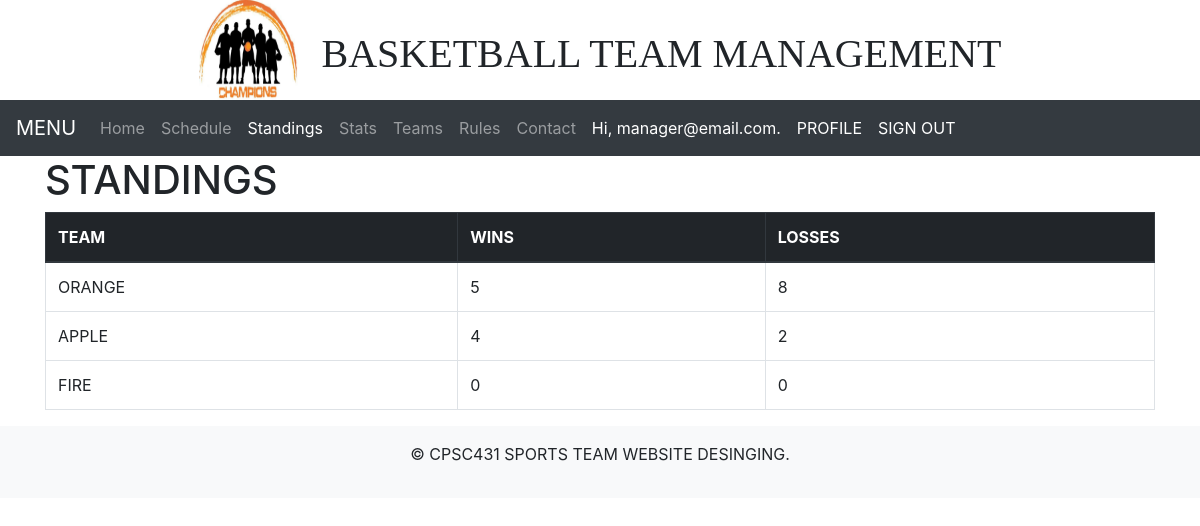
The page /view_standings.php (signed in) on the database its author committed.
### tables this page shows
CREATE TABLE TEAMS
(
  TEAM_ID INT(10) UNSIGNED NOT NULL AUTO_INCREMENT PRIMARY KEY,
  TMANAGER_ID INT(10) UNSIGNED NOT NULL,
  TEAM_NAME  VARCHAR(100),
  WIN TINYINT(3) UNSIGNED DEFAULT 0,
  LOSS TINYINT(3) UNSIGNED DEFAULT 0,

  FOREIGN KEY (TMANAGER_ID) REFERENCES MANAGER(MANAGER_ID)
);

### view_standings.php (the view, shortened to what this page needs)
<?php
     require "header.php";
?>
<head>
<link rel="stylesheet" href="https://maxcdn.bootstrapcdn.com/bootstrap/4.0.0/css/bootstrap.min.css">
</head>
<body>
  <nav class="navbar navbar-expand-lg navbar-dark bg-dark">
    <a class="navbar-brand" href="#">MENU</a>
    <div class="collapse navbar-collapse" id="navbarNavDropdown">
      <ul class="navbar-nav">
        <li class="nav-item">
          <a class="nav-link" href="regular_page.php">Home </a>
        </li>
        <li class="nav-item">
          <a class="nav-link" href="view_games.php">Schedule</a>
        </li>
        <li class="nav-item active">
          <a class="nav-link" href="view_standings.php">Standings</a>
        </li>
        <li class="nav-item">
          <a class="nav-link" href="user_view_stats.php">Stats</a>
        </li>
        <li class="nav-item">
          <a class="nav-link" href="view_teams.php">Teams</a>
        </li>
        <li class="nav-item">
          <a class="nav-link" href="rules.php">Rules</a>
        </li>
        <li class="nav-item">
          <a class="nav-link" href="contact.html">Contact</a>
        </li>
        <li id="info"class="nav-item active">
        <a class="nav-link"    <b><?php
          echo "Hi, " .$_SESSION['email'];
           ?></b>.
        </a>
        </li>
        <li id="Profile"class="nav-item active">
          <a class="nav-link" href="update_profile.php">PROFILE</a>
        </li>
        <li id="logout"class="nav-item active">
          <a class="nav-link" href="logout.php">SIGN OUT</a>
        </li>
      </ul>
    </div>
  </nav>
  <section id="body">
      <div class="container">
        <h1>STANDINGS</h1>
        <?php
          $link = mysqli_connect(DB_SERVER, DB_USERNAME, DB_PASSWORD, DB_NAME);
          $query = "SELECT  TEAM_NAME, WIN, LOSS
                    FROM TEAMS
                    ORDER BY WIN DESC";
          if ($stmt = $link->prepare($query)) {
            $stmt->execute();
            $stmt->store_result();
            $stmt->bind_result(
              $TN,
              $WIN,
              $LOSS
            );
          }
        ?>
        <table class="table table-bordered table-hover">
          <thead class="thead-dark">
            <tr class="info">
              <th scope="col">TEAM</th>
              <th scope="col">WINS</th>
              <th scope="col">LOSSES</th>
            </tr>
          </thead>
          <?php
          while($stmt->fetch()){
            echo "<tr>\n";
            echo "<td>".$TN."</td>\n";
            echo "<td>".$WIN."</td>\n";
            echo "<td>".$LOSS."</td>\n";
          }
          ?>
        </table>
      </body>
</body>
  <?php
  require "footer.php";
  ?>

### rows shown on the page
teams: TEAM_NAME "ORANGE", WIN "5", LOSS "8"
teams: TEAM_NAME "APPLE", WIN "4", LOSS "2"
teams: TEAM_NAME "FIRE", WIN "0", LOSS "0"

### other values the page prints
$_SESSION['email'] "manager@email.com"
